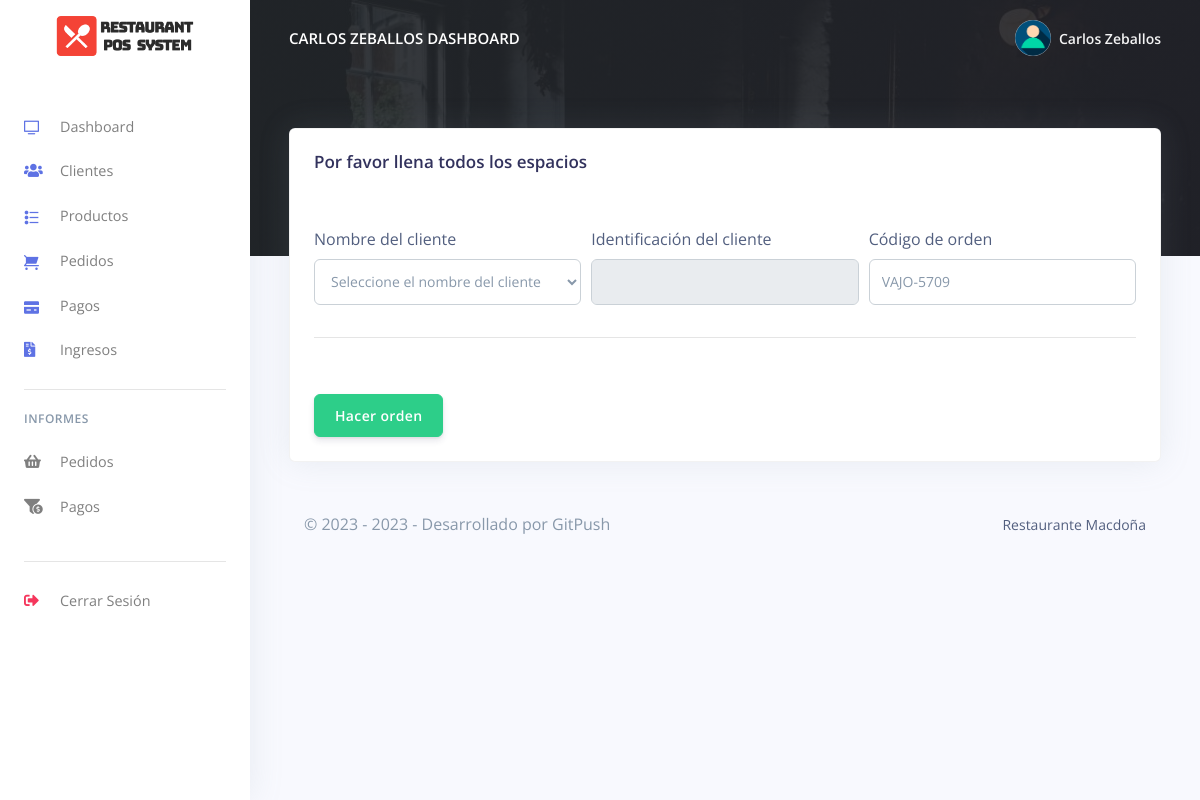
The app's page /Restro/cashier/make_oder.php (signed in) with its own data.
### tables this page shows
CREATE TABLE `rpos_personal` (
  `personal_id` int(20) NOT NULL,
  `personal_nombre` varchar(200) NOT NULL,
  `personal_num` varchar(200) NOT NULL,
  `personal_email` varchar(200) NOT NULL,
  `personal_password` varchar(200) NOT NULL,
  `created_at` timestamp(6) NOT NULL DEFAULT current_timestamp(6) ON UPDATE current_timestamp(6),
  `personal_direccion` varchar(200) NOT NULL,
  `personal_telefono` varchar(200) NOT NULL,
  `personal_puesto` varchar(200) NOT NULL,
  `personal_fecha_nacimiento` varchar(200) NOT NULL,
  `personal_ci` varchar(200) NOT NULL,
  `personal_salario_hora` varchar(200) NOT NULL,
  `personal_datos_bancarios` varchar(200) NOT NULL
);

### Restro/cashier/config/code-generator.php (called while the page is built, shortened)
<?php
    $length = 4;
    $alpha= substr(str_shuffle("QWERTYUIOPLKJHGFDSAZXCVBNM"),1,$length);
    $beta = substr(str_shuffle("1234567890"),1,$length);
?>

### Restro/cashier/make_oder.php (the view, shortened to what this page needs)
<?php
include('config/config.php');
include('config/code-generator.php');
require_once('partials/_head.php');
?>
<body>
<?php
require_once('partials/_sidebar.php');
?>
<div class="main-content">
    <?php
    require_once('partials/_topnav.php');
    ?>
    <div class="container-fluid mt--8">
        <div class="row">
            <div class="col">
                <div class="card shadow">
                    <div class="card-header border-0">
                        <h3>Por favor llena todos los espacios</h3>
                    </div>
                    <div class="card-body">
                        <form method="POST" enctype="multipart/form-data">
                            <div class="form-row">
                                <div class="col-md-4">
                                    <label>Nombre del cliente</label>
                                    <select class="form-control" name="customer_name" id="custName" onChange="getCustomer(this.value)">
                                        <option value="">Seleccione el nombre del cliente</option>
                                    </select>
                                </div>
                                <div class="col-md-4">
                                    <label>Identificación del cliente</label>
                                    <input type="text" name="customer_id" readonly id="customerID" class="form-control">
                                </div>
                                <div class="col-md-4">
                                    <label>Código de orden</label>
                                    <input type="text" name="order_code" value="<?php echo $alpha; ?>-<?php echo $beta; ?>" class="form-control" value="">
                                </div>
                            </div>
                            <hr>
                            <br>
                            <div class="form-row">
                                <div class="col-md-6">
                                    <input type="submit" name="make" value="Hacer orden" class="btn btn-success" value="">
                                </div>
                            </div>
                        </form>
                    </div>
                </div>
            </div>
        </div>
        <?php
        require_once('partials/_footer.php');
        ?>
    </div>
</div>
</body>
</html>

### Restro/cashier/partials/_sidebar.php (shortened to what this page needs)
<?php
$staff_id = $_SESSION['staff_id'];
$ret = "SELECT * FROM  rpos_personal  WHERE personal_id = '$staff_id'";
$stmt = $mysqli->prepare($ret);
$stmt->execute();
$res = $stmt->get_result();
while ($staff_id = $res->fetch_object()) {
?>
  <nav class="navbar navbar-vertical fixed-left navbar-expand-md navbar-light bg-white" id="sidenav-main">
    <div class="container-fluid">
      <a class="navbar-brand pt-0" href="dashboard.php">
        <img src="../admin/assets/img/brand/repos.png" class="navbar-brand-img" alt="...">
      </a>
      <div class="collapse navbar-collapse" id="sidenav-collapse-main">
        <ul class="navbar-nav">
          <li class="nav-item">
            <a class="nav-link" href="dashboard.php">
              <i class="ni ni-tv-2 text-primary"></i> Dashboard
            </a>
          </li>
          <li class="nav-item">
            <a class="nav-link" href="customes.php">
              <i class="fas fa-users text-primary"></i> Clientes
            </a>
          </li>
          <li class="nav-item">
            <a class="nav-link" href="products.php">
              <i class="ni ni-bullet-list-67 text-primary"></i>Productos
            </a>
          </li>
          <li class="nav-item">
            <a class="nav-link" href="orders.php">
              <i class="ni ni-cart text-primary"></i> Pedidos
            </a>
          </li>
          <li class="nav-item">
            <a class="nav-link" href="payments.php">
              <i class="ni ni-credit-card text-primary"></i> Pagos
            </a>
          </li>
          <li class="nav-item">
            <a class="nav-link" href="receipts.php">
              <i class="fas fa-file-invoice-dollar text-primary"></i> Ingresos
            </a>
          </li>
        </ul>
        <hr class="my-3">
        <h6 class="navbar-heading text-muted">Informes</h6>
        <ul class="navbar-nav mb-md-3">
          <li class="nav-item">
            <a class="nav-link" href="orders_reports.php">
              <i class="fas fa-shopping-basket"></i> Pedidos
            </a>
          </li>
          <li class="nav-item">
            <a class="nav-link" href="payments_reports.php">
              <i class="fas fa-funnel-dollar"></i> Pagos
            </a>
          </li>
        </ul>
        <hr class="my-3">
        <ul class="navbar-nav mb-md-3">
          <li class="nav-item">
            <a class="nav-link" href="logout.php">
              <i class="fas fa-sign-out-alt text-danger"></i> Cerrar Sesión
            </a>
          </li>
        </ul>
      </div>
    </div>
  </nav>
<?php } ?>

### Restro/cashier/partials/_topnav.php (shortened to what this page needs)
<?php
$staff_id = $_SESSION['staff_id'];
$ret = "SELECT * FROM  rpos_personal  WHERE personal_id = '$staff_id'";
$stmt = $mysqli->prepare($ret);
$stmt->execute();
$res = $stmt->get_result();
while ($staff = $res->fetch_object()) {
?>
    <nav class="navbar navbar-top navbar-expand-md navbar-dark" id="navbar-main">
        <div class="container-fluid">
            <a class="h4 mb-0 text-white text-uppercase d-none d-lg-inline-block" href="dashboard.php"><?php echo $staff->personal_nombre; ?> Dashboard</a>
            <ul class="navbar-nav align-items-center d-none d-md-flex">
                <li class="nav-item dropdown">
                    <a class="nav-link pr-0" href="#" role="button" data-toggle="dropdown" aria-haspopup="true" aria-expanded="false">
                        <div class="media align-items-center">
                            <span class="avatar avatar-sm rounded-circle">
                                <img alt="Image placeholder" src="../admin/assets/img/theme/user-a-min.png">
                            </span>
                            <div class="media-body ml-2 d-none d-lg-block">
                                <span class="mb-0 text-sm  font-weight-bold"><?php echo $staff->personal_nombre; ?></span>
                            </div>
                        </div>
                    </a>
                </li>
            </ul>
        </div>
    </nav>
<?php } ?>

### records on screen
rpos_personal: personal_nombre "CARLOS ZEBALLOS", personal_nombre "Carlos Zeballos"
